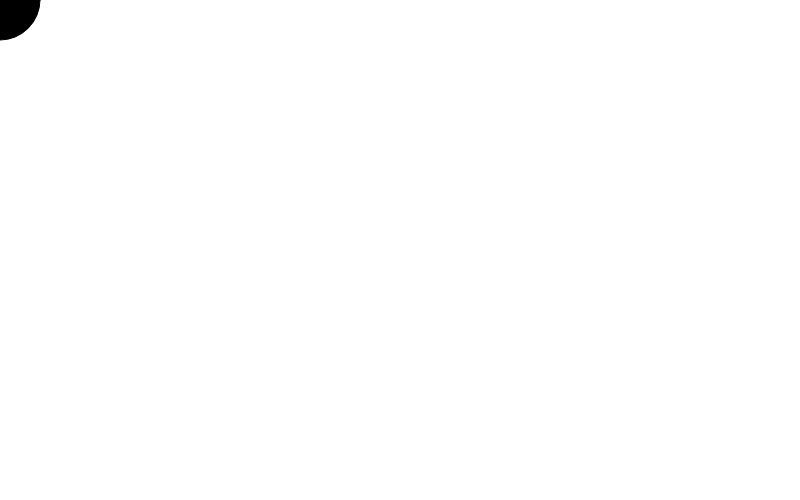
Frame 1 (no input)
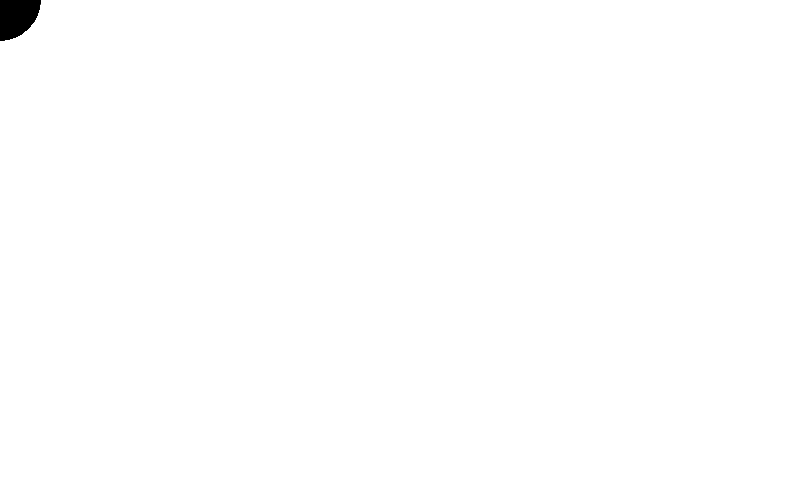
Frame 60 (no input)
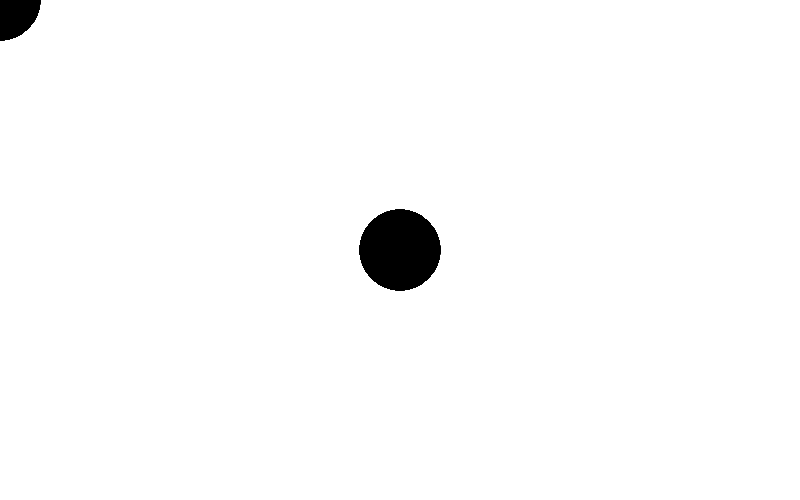
Frame 120 (the mouse pressed at the canvas centre since frame 60)

The p5.js sketch that drew these frames (run headless with seeded random() and noise() and a simulated clock; from frame 60 on, the mouse is pressed at the canvas centre):

// p5.js sketch
// ── sketch.js
function setup() {
  createCanvas(800,500);
  background(0,0)
}

function draw() {
  fill(0);
  ellipse(mouseX,mouseY,80,80)
}
